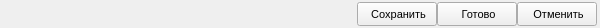
    <widget class="QWidget" name="widget_2" native="true">
     <property name="minimumSize">
      <size>
       <width>0</width>
       <height>28</height>
      </size>
     </property>
     <property name="maximumSize">
      <size>
       <width>600</width>
       <height>28</height>
      </size>
     </property>
     <layout class="QHBoxLayout" name="horizontalLayout">
      <property name="spacing">
       <number>0</number>
      </property>
      <property name="leftMargin">
       <number>0</number>
      </property>
      <property name="topMargin">
       <number>0</number>
      </property>
      <property name="rightMargin">
       <number>3</number>
      </property>
      <property name="bottomMargin">
       <number>0</number>
      </property>
      <item>
       <spacer name="horizontalSpacer">
        <property name="orientation">
         <enum>Qt::Horizontal</enum>
        </property>
        <property name="sizeHint" stdset="0">
         <size>
          <width>357</width>
          <height>20</height>
         </size>
        </property>
       </spacer>
      </item>
      <item>
       <widget class="QPushButton" name="Button_RESPost">
        <property name="minimumSize">
         <size>
          <width>0</width>
          <height>24</height>
         </size>
        </property>
        <property name="maximumSize">
         <size>
          <width>16777215</width>
          <height>24</height>
         </size>
        </property>
        <property name="font">
         <font>
          <family>Tahoma</family>
          <pointsize>8</pointsize>
         </font>
        </property>
        <property name="text">
         <string> Сохранить</string>
        </property>
        <property name="icon">
         <iconset resource="resource.qrc">
          <normaloff>:/icons/Icons/ButtonIcons/Accept2.bmp</normaloff>:/icons/Icons/ButtonIcons/Accept2.bmp</iconset>
        </property>
       </widget>
      </item>
      <item>
       <widget class="QPushButton" name="Button_RESComplete">
        <property name="minimumSize">
         <size>
          <width>0</width>
          <height>24</height>
         </size>
        </property>
        <property name="maximumSize">
         <size>
          <width>16777215</width>
          <height>24</height>
         </size>
        </property>
        <property name="font">
         <font>
          <family>Tahoma</family>
          <pointsize>8</pointsize>
         </font>
        </property>
        <property name="text">
         <string> Готово</string>
        </property>
        <property name="icon">
         <iconset resource="resource.qrc">
          <normaloff>:/icons/Icons/ButtonIcons/Complete.ico</normaloff>:/icons/Icons/ButtonIcons/Complete.ico</iconset>
        </property>
        <property name="iconSize">
         <size>
          <width>36</width>
          <height>16</height>
         </size>
        </property>
       </widget>
      </item>
      <item>
       <widget class="QPushButton" name="Button_RESCancel">
        <property name="minimumSize">
         <size>
          <width>0</width>
          <height>24</height>
         </size>
        </property>
        <property name="maximumSize">
         <size>
          <width>16777215</width>
          <height>24</height>
         </size>
        </property>
        <property name="font">
         <font>
          <family>Tahoma</family>
          <pointsize>8</pointsize>
         </font>
        </property>
        <property name="text">
         <string> Отменить</string>
        </property>
        <property name="icon">
         <iconset resource="resource.qrc">
          <normaloff>:/icons/Icons/ButtonIcons/Cancel.ico</normaloff>:/icons/Icons/ButtonIcons/Cancel.ico</iconset>
        </property>
       </widget>
      </item>
     </layout>
    </widget>
